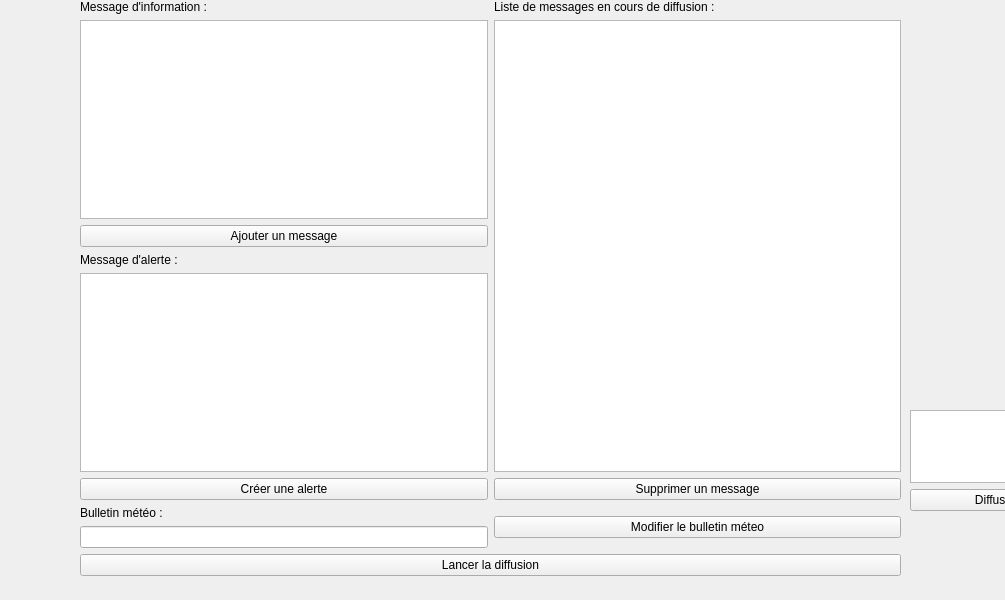
<?xml version="1.0" encoding="UTF-8"?>
<ui version="4.0">
 <class>Serveur</class>
 <widget class="QWidget" name="Serveur">
  <property name="geometry">
   <rect>
    <x>0</x>
    <y>0</y>
    <width>1005</width>
    <height>600</height>
   </rect>
  </property>
  <property name="windowTitle">
   <string>Serveur</string>
  </property>
  <widget class="QWidget" name="layoutWidget">
   <property name="geometry">
    <rect>
     <x>910</x>
     <y>410</y>
     <width>171</width>
     <height>101</height>
    </rect>
   </property>
   <layout class="QVBoxLayout" name="verticalLayout">
    <item>
     <widget class="QTextEdit" name="textEditInformation"/>
    </item>
    <item>
     <widget class="QPushButton" name="pushButtonDiffuser">
      <property name="text">
       <string>Diffuser</string>
      </property>
     </widget>
    </item>
   </layout>
  </widget>
  <widget class="QWidget" name="">
   <property name="geometry">
    <rect>
     <x>80</x>
     <y>0</y>
     <width>821</width>
     <height>576</height>
    </rect>
   </property>
   <layout class="QGridLayout" name="gridLayout">
    <item row="0" column="1" rowspan="2">
     <layout class="QVBoxLayout" name="verticalLayout_4">
      <item>
       <widget class="QLabel" name="label_4">
        <property name="text">
         <string>Liste de messages en cours de diffusion : </string>
        </property>
       </widget>
      </item>
      <item>
       <widget class="QListWidget" name="listWidgetMessage"/>
      </item>
      <item>
       <widget class="QPushButton" name="pushButtonSupMessage">
        <property name="text">
         <string>Supprimer un message</string>
        </property>
       </widget>
      </item>
     </layout>
    </item>
    <item row="3" column="0" colspan="2">
     <widget class="QPushButton" name="pushButtonLancerDiffusion">
      <property name="text">
       <string>Lancer la diffusion</string>
      </property>
     </widget>
    </item>
    <item row="1" column="0">
     <layout class="QVBoxLayout" name="verticalLayout_3">
      <item>
       <widget class="QLabel" name="label_2">
        <property name="text">
         <string>Message d'alerte : </string>
        </property>
       </widget>
      </item>
      <item>
       <widget class="QTextEdit" name="textEditAlerte"/>
      </item>
      <item>
       <widget class="QPushButton" name="pushButtonCreerAlerte">
        <property name="text">
         <string>Créer une alerte</string>
        </property>
       </widget>
      </item>
     </layout>
    </item>
    <item row="0" column="0">
     <layout class="QVBoxLayout" name="verticalLayout_2">
      <item>
       <widget class="QLabel" name="label">
        <property name="text">
         <string>Message d'information : </string>
        </property>
       </widget>
      </item>
      <item>
       <widget class="QTextEdit" name="textEditInformation_2"/>
      </item>
      <item>
       <widget class="QPushButton" name="pushButtonAjouterMessage">
        <property name="text">
         <string>Ajouter un message</string>
        </property>
       </widget>
      </item>
     </layout>
    </item>
    <item row="2" column="0">
     <layout class="QVBoxLayout" name="verticalLayout_5">
      <item>
       <widget class="QLabel" name="label_3">
        <property name="text">
         <string>Bulletin météo : </string>
        </property>
       </widget>
      </item>
      <item>
       <widget class="QLineEdit" name="lineEditMeteo"/>
      </item>
     </layout>
    </item>
    <item row="2" column="1">
     <widget class="QPushButton" name="pushButtonModifBulletinMeteo">
      <property name="text">
       <string>Modifier le bulletin méteo</string>
      </property>
     </widget>
    </item>
   </layout>
  </widget>
 </widget>
 <resources/>
 <connections/>
</ui>
